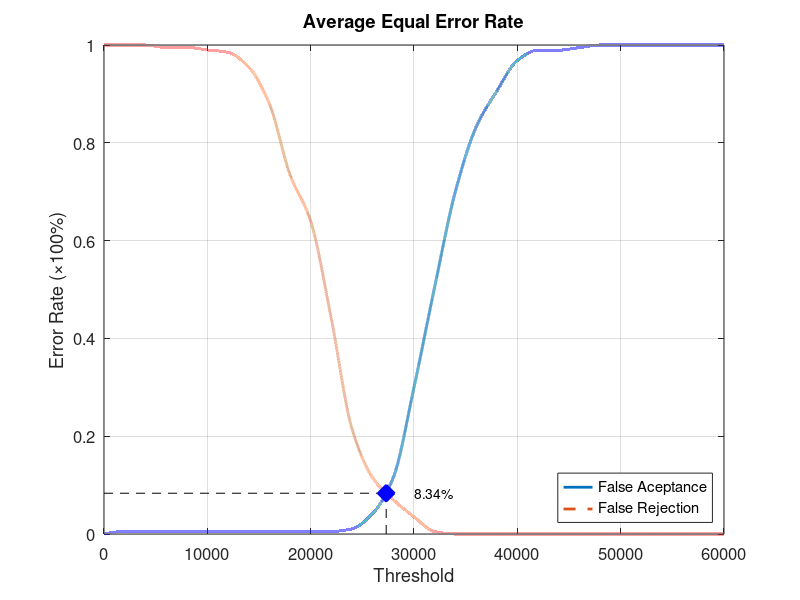
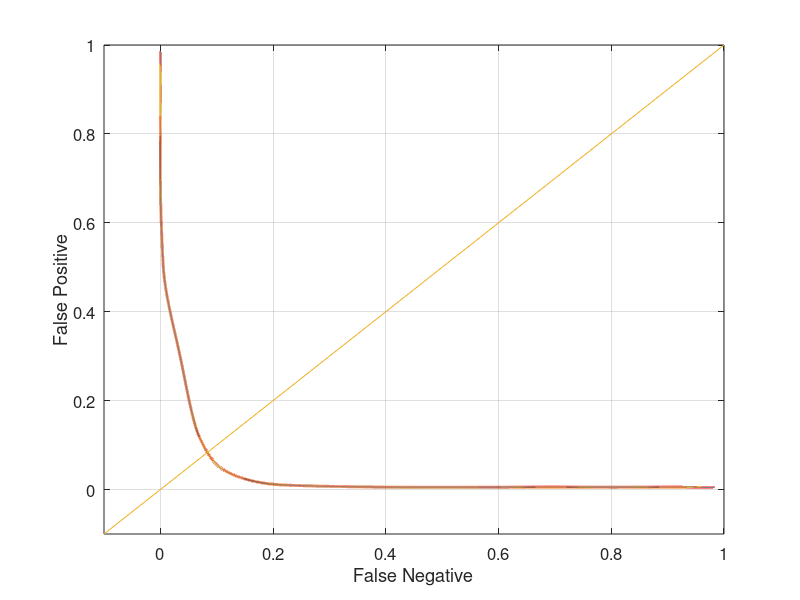

MATLAB code to generate these figures, in order:
function yEER = Database3_1
close all;
clear;
clc;
x = 0:2000:60000;
xq = 0:0.5:60000;

y0 = [0 0.00526316 0.00526316 0.00526316 0.00526316 0.00526316 0.00526316 0.00526316 0.00526316 0.00526316 0.00526316 0.00526316 0.0105263 0.0421053 0.115789 0.3 0.505263 0.7 0.831579 0.905263 0.968421 0.989474 0.989474 0.994737 1 1 1 1 1 1 1];
yy0 = interp1(x, y0, xq, 'pchip');
y1 = [1 1 1 0.995 0.995 0.99 0.985 0.955 0.88 0.735 0.64 0.44 0.215 0.115 0.07 0.035 0.005 0 0 0 0 0 0 0 0 0 0 0 0 0 0];
yy1 = interp1(x, y1, xq, 'pchip');

% Calculating EER: 
y2 = abs(y0 - y1);
find(y2 == min(y2))
yy2 = abs(yy0 - yy1);
xEER = find(yy2 == min(yy2));
xEERIndex = xq(xEER) % X-axis EER
yEER = yy0(xEER) % Y-axis EER

main = figure
plot(xq, yy0,'-','LineWidth', 2);	hold on
plot(xq, yy1,'--','LineWidth', 2);	hold on
plot([xEERIndex xEERIndex], [0 yEER], 'k--');	hold on
plot([0 xEERIndex], [yEER yEER], 'k--');	hold on
plot(xEERIndex, yEER, 'bx', 'LineWidth', 10);	hold on
text(xEERIndex + 10 * xEERIndex / 100, yEER, [num2str(round((10000 * yEER)) / 100) '%'])
legend('False Aceptance', 'False Rejection', 'Location', 'SouthEast')
xlabel('Threshold')
ylabel('Error Rate (\times100%)')
title('Average Equal Error Rate')
set(gca, 'FontSize', 12)
axis([0 60000 0 1])
grid on

print(main, 'Database3_1Main', '-dpng');
FNRxFPR = figure('Color', [1 1 1]);
plot(yy1, yy0, '-', yy1, yy0, 'LineWidth', 2);
hold on
y = -0.1:0.1:1
plot(y, y); 
set(gca, 'FontSize', 12)
xlabel('False Negative')
ylabel('False Positive')
axis([-0.1 1 -0.1 1])
set(gca, 'FontSize', 12)
grid on

print(FNRxFPR, 'Database3_1FNRxFPR','-dpng');
end
